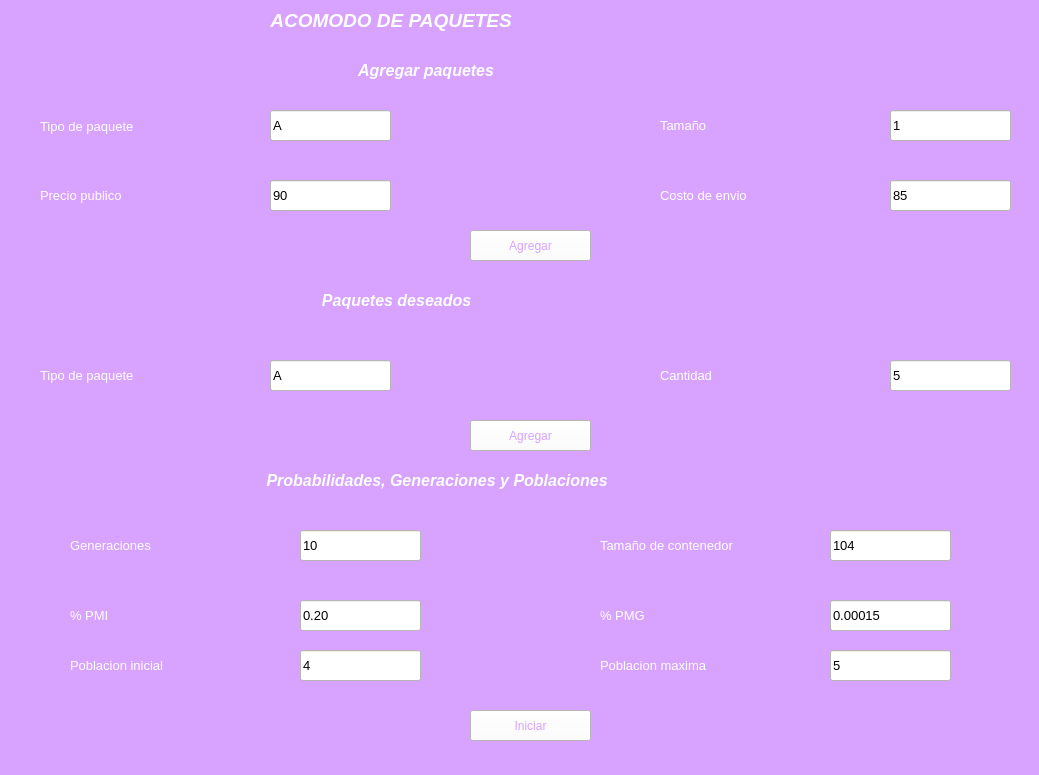
<?xml version="1.0" encoding="UTF-8"?>
<ui version="4.0">
 <class>MainWindow</class>
 <widget class="QMainWindow" name="MainWindow">
  <property name="geometry">
   <rect>
    <x>0</x>
    <y>0</y>
    <width>1039</width>
    <height>775</height>
   </rect>
  </property>
  <property name="windowTitle">
   <string>MainWindow</string>
  </property>
  <property name="styleSheet">
   <string notr="true">background-color: rgb(216, 162, 255);
color: rgb(255, 255, 255);</string>
  </property>
  <widget class="QWidget" name="centralwidget">
   <widget class="QLabel" name="label">
    <property name="geometry">
     <rect>
      <x>70</x>
      <y>650</y>
      <width>241</width>
      <height>31</height>
     </rect>
    </property>
    <property name="font">
     <font>
      <family>Segoe UI</family>
      <pointsize>10</pointsize>
      <weight>50</weight>
      <bold>false</bold>
     </font>
    </property>
    <property name="text">
     <string>Poblacion inicial</string>
    </property>
   </widget>
   <widget class="QLabel" name="label_2">
    <property name="geometry">
     <rect>
      <x>600</x>
      <y>650</y>
      <width>251</width>
      <height>31</height>
     </rect>
    </property>
    <property name="font">
     <font>
      <family>Segoe UI</family>
      <pointsize>10</pointsize>
      <weight>50</weight>
      <bold>false</bold>
     </font>
    </property>
    <property name="text">
     <string>Poblacion maxima</string>
    </property>
   </widget>
   <widget class="QLabel" name="label_3">
    <property name="geometry">
     <rect>
      <x>40</x>
      <y>111</y>
      <width>231</width>
      <height>31</height>
     </rect>
    </property>
    <property name="font">
     <font>
      <family>Segoe UI</family>
      <pointsize>10</pointsize>
      <weight>50</weight>
      <bold>false</bold>
     </font>
    </property>
    <property name="text">
     <string>Tipo de paquete</string>
    </property>
   </widget>
   <widget class="QLabel" name="label_4">
    <property name="geometry">
     <rect>
      <x>600</x>
      <y>600</y>
      <width>231</width>
      <height>31</height>
     </rect>
    </property>
    <property name="font">
     <font>
      <family>Segoe UI</family>
      <pointsize>10</pointsize>
      <weight>50</weight>
      <bold>false</bold>
     </font>
    </property>
    <property name="text">
     <string>% PMG</string>
    </property>
   </widget>
   <widget class="QLabel" name="label_5">
    <property name="geometry">
     <rect>
      <x>70</x>
      <y>600</y>
      <width>231</width>
      <height>31</height>
     </rect>
    </property>
    <property name="font">
     <font>
      <family>Segoe UI</family>
      <pointsize>10</pointsize>
      <weight>50</weight>
      <bold>false</bold>
     </font>
    </property>
    <property name="text">
     <string>% PMI</string>
    </property>
   </widget>
   <widget class="QLabel" name="label_7">
    <property name="geometry">
     <rect>
      <x>70</x>
      <y>530</y>
      <width>261</width>
      <height>31</height>
     </rect>
    </property>
    <property name="font">
     <font>
      <family>Segoe UI</family>
      <pointsize>10</pointsize>
      <weight>50</weight>
      <bold>false</bold>
     </font>
    </property>
    <property name="text">
     <string>Generaciones</string>
    </property>
   </widget>
   <widget class="QLabel" name="label_8">
    <property name="geometry">
     <rect>
      <x>600</x>
      <y>530</y>
      <width>231</width>
      <height>31</height>
     </rect>
    </property>
    <property name="font">
     <font>
      <family>Segoe UI</family>
      <pointsize>10</pointsize>
      <weight>50</weight>
      <bold>false</bold>
     </font>
    </property>
    <property name="text">
     <string>Tamaño de contenedor</string>
    </property>
   </widget>
   <widget class="QLabel" name="label_9">
    <property name="geometry">
     <rect>
      <x>50</x>
      <y>0</y>
      <width>681</width>
      <height>41</height>
     </rect>
    </property>
    <property name="font">
     <font>
      <family>Segoe UI</family>
      <pointsize>14</pointsize>
      <weight>75</weight>
      <italic>true</italic>
      <bold>true</bold>
     </font>
    </property>
    <property name="text">
     <string>                                          ACOMODO DE PAQUETES</string>
    </property>
   </widget>
   <widget class="QPushButton" name="btn_iniciar">
    <property name="geometry">
     <rect>
      <x>470</x>
      <y>710</y>
      <width>121</width>
      <height>31</height>
     </rect>
    </property>
    <property name="styleSheet">
     <string notr="true">background-color: rgb(255, 255, 255);
font: 75 10pt &quot;Segoe UI&quot;;

color: rgb(216, 162, 255);</string>
    </property>
    <property name="text">
     <string>Iniciar</string>
    </property>
   </widget>
   <widget class="QLineEdit" name="poblacion_init">
    <property name="geometry">
     <rect>
      <x>300</x>
      <y>650</y>
      <width>121</width>
      <height>31</height>
     </rect>
    </property>
    <property name="font">
     <font>
      <pointsize>10</pointsize>
     </font>
    </property>
    <property name="styleSheet">
     <string notr="true">background-color: rgb(255, 255, 255);
color: rgb(0, 0, 0);</string>
    </property>
    <property name="text">
     <string>4</string>
    </property>
   </widget>
   <widget class="QLineEdit" name="poblacion_max">
    <property name="geometry">
     <rect>
      <x>830</x>
      <y>650</y>
      <width>121</width>
      <height>31</height>
     </rect>
    </property>
    <property name="font">
     <font>
      <pointsize>10</pointsize>
     </font>
    </property>
    <property name="styleSheet">
     <string notr="true">background-color: rgb(255, 255, 255);
color: rgb(0, 0, 0);</string>
    </property>
    <property name="text">
     <string>5</string>
    </property>
   </widget>
   <widget class="QLineEdit" name="paquetes">
    <property name="geometry">
     <rect>
      <x>270</x>
      <y>110</y>
      <width>121</width>
      <height>31</height>
     </rect>
    </property>
    <property name="font">
     <font>
      <pointsize>10</pointsize>
     </font>
    </property>
    <property name="styleSheet">
     <string notr="true">background-color: rgb(255, 255, 255);
color: rgb(0, 0, 0);</string>
    </property>
    <property name="text">
     <string>A</string>
    </property>
   </widget>
   <widget class="QLineEdit" name="PMG">
    <property name="geometry">
     <rect>
      <x>830</x>
      <y>600</y>
      <width>121</width>
      <height>31</height>
     </rect>
    </property>
    <property name="font">
     <font>
      <pointsize>10</pointsize>
     </font>
    </property>
    <property name="styleSheet">
     <string notr="true">background-color: rgb(255, 255, 255);
color: rgb(0, 0, 0);</string>
    </property>
    <property name="text">
     <string>0.00015</string>
    </property>
   </widget>
   <widget class="QLineEdit" name="PMI">
    <property name="geometry">
     <rect>
      <x>300</x>
      <y>600</y>
      <width>121</width>
      <height>31</height>
     </rect>
    </property>
    <property name="font">
     <font>
      <pointsize>10</pointsize>
     </font>
    </property>
    <property name="styleSheet">
     <string notr="true">background-color: rgb(255, 255, 255);
color: rgb(0, 0, 0);</string>
    </property>
    <property name="text">
     <string>0.20</string>
    </property>
   </widget>
   <widget class="QLineEdit" name="generaciones">
    <property name="geometry">
     <rect>
      <x>300</x>
      <y>530</y>
      <width>121</width>
      <height>31</height>
     </rect>
    </property>
    <property name="font">
     <font>
      <pointsize>10</pointsize>
     </font>
    </property>
    <property name="styleSheet">
     <string notr="true">background-color: rgb(255, 255, 255);
color: rgb(0, 0, 0);</string>
    </property>
    <property name="text">
     <string>10</string>
    </property>
   </widget>
   <widget class="QLineEdit" name="contenedor">
    <property name="geometry">
     <rect>
      <x>830</x>
      <y>530</y>
      <width>121</width>
      <height>31</height>
     </rect>
    </property>
    <property name="font">
     <font>
      <pointsize>10</pointsize>
     </font>
    </property>
    <property name="styleSheet">
     <string notr="true">background-color: rgb(255, 255, 255);
color: rgb(0, 0, 0);</string>
    </property>
    <property name="text">
     <string>104</string>
    </property>
   </widget>
   <widget class="QLabel" name="label_10">
    <property name="geometry">
     <rect>
      <x>40</x>
      <y>360</y>
      <width>231</width>
      <height>31</height>
     </rect>
    </property>
    <property name="font">
     <font>
      <family>Segoe UI</family>
      <pointsize>10</pointsize>
      <weight>50</weight>
      <bold>false</bold>
     </font>
    </property>
    <property name="text">
     <string>Tipo de paquete</string>
    </property>
   </widget>
   <widget class="QLabel" name="label_11">
    <property name="geometry">
     <rect>
      <x>660</x>
      <y>180</y>
      <width>230</width>
      <height>31</height>
     </rect>
    </property>
    <property name="font">
     <font>
      <family>Segoe UI</family>
      <pointsize>10</pointsize>
      <weight>50</weight>
      <bold>false</bold>
     </font>
    </property>
    <property name="text">
     <string>Costo de envio</string>
    </property>
   </widget>
   <widget class="QLineEdit" name="tipo_paquete_deseado">
    <property name="geometry">
     <rect>
      <x>270</x>
      <y>360</y>
      <width>121</width>
      <height>31</height>
     </rect>
    </property>
    <property name="font">
     <font>
      <pointsize>10</pointsize>
     </font>
    </property>
    <property name="styleSheet">
     <string notr="true">background-color: rgb(255, 255, 255);
color: rgb(0, 0, 0);</string>
    </property>
    <property name="text">
     <string>A</string>
    </property>
   </widget>
   <widget class="QLineEdit" name="costo_envio">
    <property name="geometry">
     <rect>
      <x>890</x>
      <y>180</y>
      <width>121</width>
      <height>31</height>
     </rect>
    </property>
    <property name="font">
     <font>
      <pointsize>10</pointsize>
     </font>
    </property>
    <property name="styleSheet">
     <string notr="true">background-color: rgb(255, 255, 255);
color: rgb(0, 0, 0);</string>
    </property>
    <property name="text">
     <string>85</string>
    </property>
   </widget>
   <widget class="QLabel" name="label_6">
    <property name="geometry">
     <rect>
      <x>40</x>
      <y>180</y>
      <width>231</width>
      <height>31</height>
     </rect>
    </property>
    <property name="font">
     <font>
      <family>Segoe UI</family>
      <pointsize>10</pointsize>
      <weight>50</weight>
      <bold>false</bold>
     </font>
    </property>
    <property name="text">
     <string>Precio publico</string>
    </property>
   </widget>
   <widget class="QLineEdit" name="precio_publico">
    <property name="geometry">
     <rect>
      <x>270</x>
      <y>180</y>
      <width>121</width>
      <height>31</height>
     </rect>
    </property>
    <property name="font">
     <font>
      <pointsize>10</pointsize>
     </font>
    </property>
    <property name="styleSheet">
     <string notr="true">background-color: rgb(255, 255, 255);
color: rgb(0, 0, 0);</string>
    </property>
    <property name="text">
     <string>90</string>
    </property>
   </widget>
   <widget class="QLineEdit" name="tamano_paquete">
    <property name="geometry">
     <rect>
      <x>890</x>
      <y>110</y>
      <width>121</width>
      <height>31</height>
     </rect>
    </property>
    <property name="font">
     <font>
      <pointsize>10</pointsize>
     </font>
    </property>
    <property name="styleSheet">
     <string notr="true">background-color: rgb(255, 255, 255);
color: rgb(0, 0, 0);</string>
    </property>
    <property name="text">
     <string>1</string>
    </property>
   </widget>
   <widget class="QLabel" name="label_12">
    <property name="geometry">
     <rect>
      <x>660</x>
      <y>110</y>
      <width>230</width>
      <height>31</height>
     </rect>
    </property>
    <property name="font">
     <font>
      <family>Segoe UI</family>
      <pointsize>10</pointsize>
      <weight>50</weight>
      <bold>false</bold>
     </font>
    </property>
    <property name="text">
     <string>Tamaño</string>
    </property>
   </widget>
   <widget class="QLabel" name="label_13">
    <property name="geometry">
     <rect>
      <x>230</x>
      <y>50</y>
      <width>681</width>
      <height>41</height>
     </rect>
    </property>
    <property name="font">
     <font>
      <family>Segoe UI</family>
      <pointsize>12</pointsize>
      <weight>75</weight>
      <italic>true</italic>
      <bold>true</bold>
     </font>
    </property>
    <property name="text">
     <string>                             Agregar paquetes</string>
    </property>
   </widget>
   <widget class="QLabel" name="label_14">
    <property name="geometry">
     <rect>
      <x>140</x>
      <y>280</y>
      <width>681</width>
      <height>41</height>
     </rect>
    </property>
    <property name="font">
     <font>
      <family>Segoe UI</family>
      <pointsize>12</pointsize>
      <weight>75</weight>
      <italic>true</italic>
      <bold>true</bold>
     </font>
    </property>
    <property name="text">
     <string>                                         Paquetes deseados</string>
    </property>
   </widget>
   <widget class="QPushButton" name="btn_agregar_paquetes">
    <property name="geometry">
     <rect>
      <x>470</x>
      <y>230</y>
      <width>121</width>
      <height>31</height>
     </rect>
    </property>
    <property name="styleSheet">
     <string notr="true">background-color: rgb(255, 255, 255);
font: 75 10pt &quot;Segoe UI&quot;;

color: rgb(216, 162, 255);</string>
    </property>
    <property name="text">
     <string>Agregar</string>
    </property>
   </widget>
   <widget class="QLabel" name="label_15">
    <property name="geometry">
     <rect>
      <x>660</x>
      <y>360</y>
      <width>231</width>
      <height>31</height>
     </rect>
    </property>
    <property name="font">
     <font>
      <family>Segoe UI</family>
      <pointsize>10</pointsize>
      <weight>50</weight>
      <bold>false</bold>
     </font>
    </property>
    <property name="text">
     <string>Cantidad</string>
    </property>
   </widget>
   <widget class="QLineEdit" name="cantidad">
    <property name="geometry">
     <rect>
      <x>890</x>
      <y>360</y>
      <width>121</width>
      <height>31</height>
     </rect>
    </property>
    <property name="font">
     <font>
      <pointsize>10</pointsize>
     </font>
    </property>
    <property name="styleSheet">
     <string notr="true">background-color: rgb(255, 255, 255);
color: rgb(0, 0, 0);</string>
    </property>
    <property name="text">
     <string>5</string>
    </property>
   </widget>
   <widget class="QPushButton" name="btn_paquetes_deseados">
    <property name="geometry">
     <rect>
      <x>470</x>
      <y>420</y>
      <width>121</width>
      <height>31</height>
     </rect>
    </property>
    <property name="styleSheet">
     <string notr="true">background-color: rgb(255, 255, 255);
font: 75 10pt &quot;Segoe UI&quot;;

color: rgb(216, 162, 255);</string>
    </property>
    <property name="text">
     <string>Agregar</string>
    </property>
   </widget>
   <widget class="QLabel" name="label_16">
    <property name="geometry">
     <rect>
      <x>200</x>
      <y>460</y>
      <width>681</width>
      <height>41</height>
     </rect>
    </property>
    <property name="font">
     <font>
      <family>Segoe UI</family>
      <pointsize>12</pointsize>
      <weight>75</weight>
      <italic>true</italic>
      <bold>true</bold>
     </font>
    </property>
    <property name="text">
     <string>               Probabilidades, Generaciones y Poblaciones</string>
    </property>
   </widget>
  </widget>
  <widget class="QStatusBar" name="statusbar"/>
 </widget>
 <resources/>
 <connections/>
</ui>
